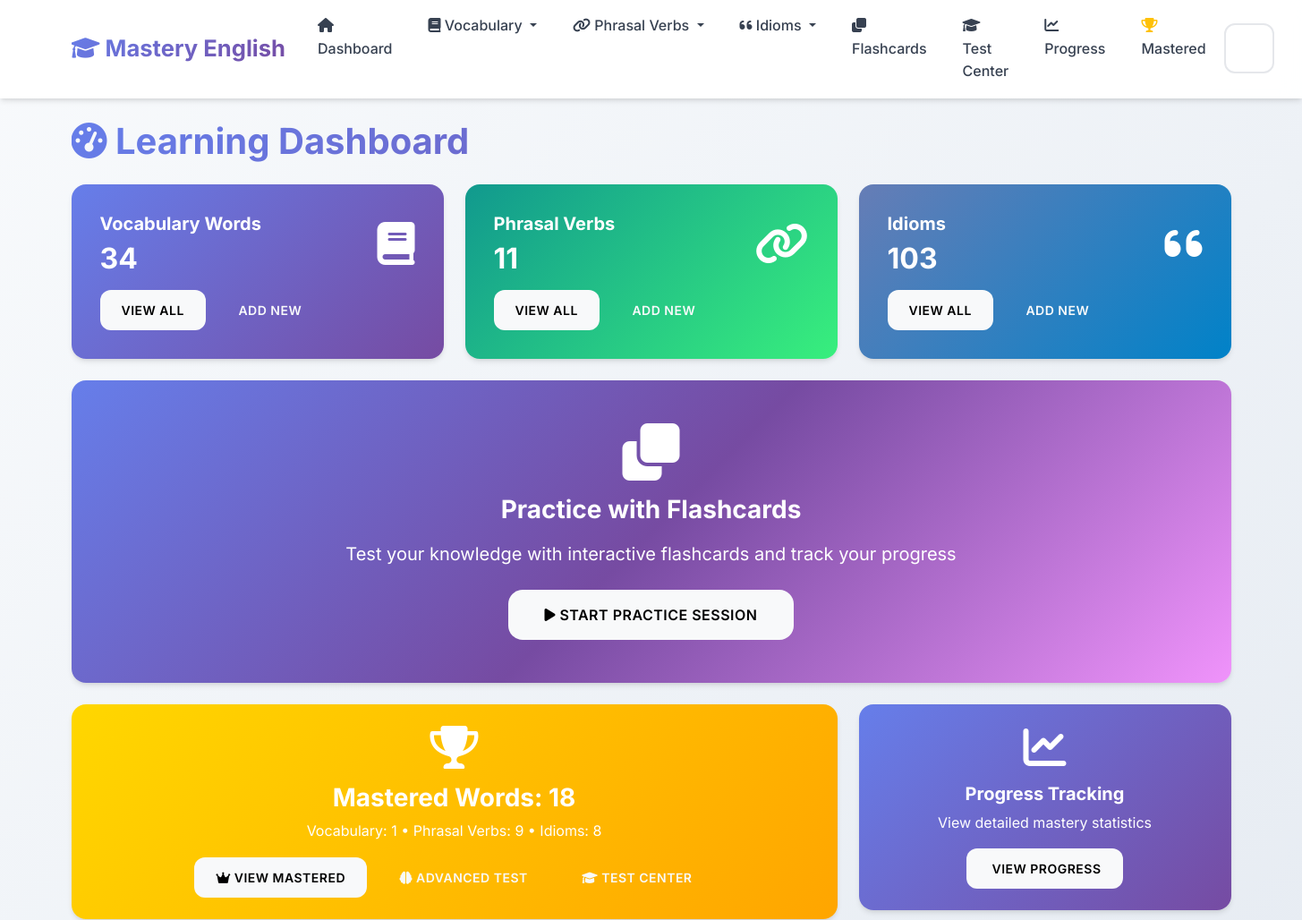
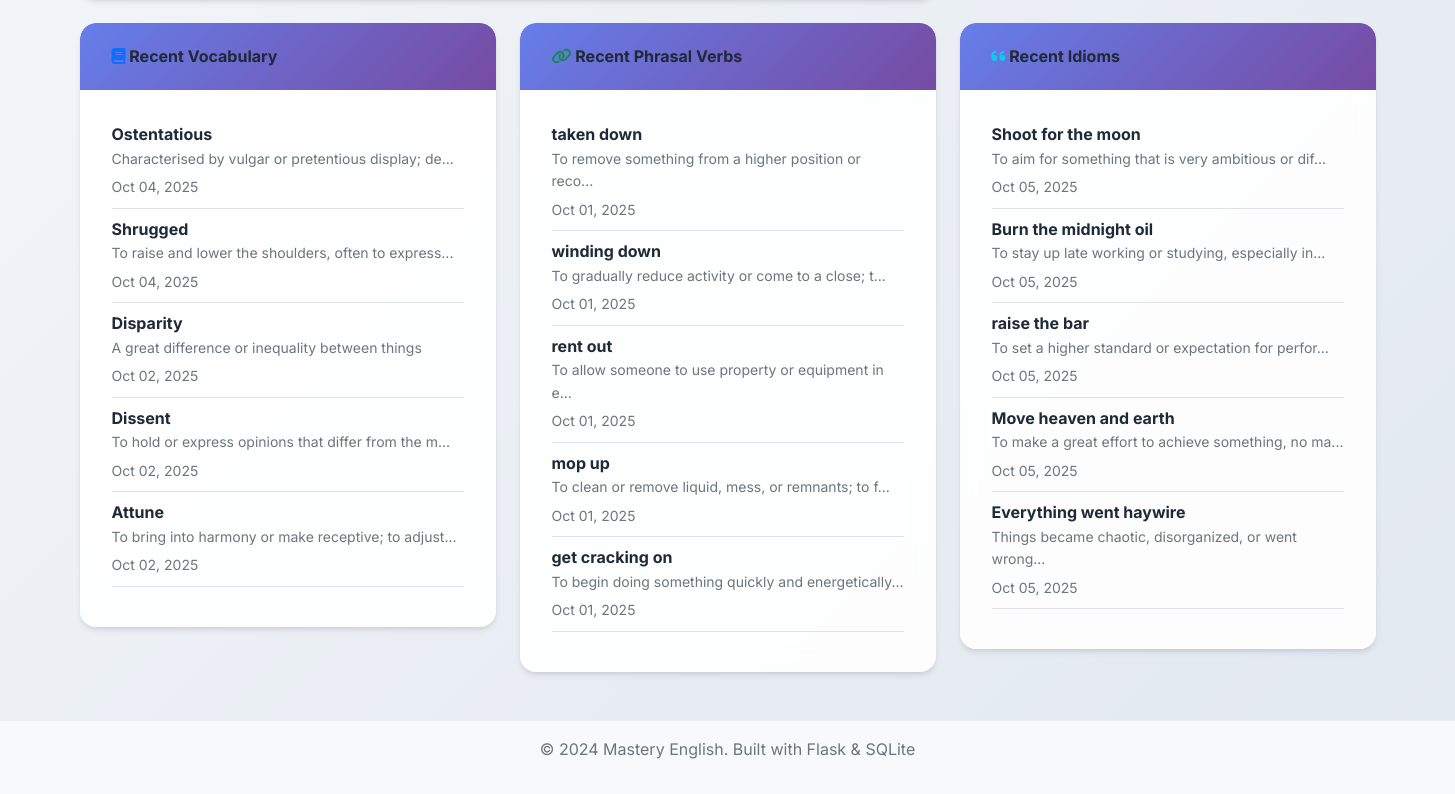
Before: / with the older database file (2 pictures, top to bottom).
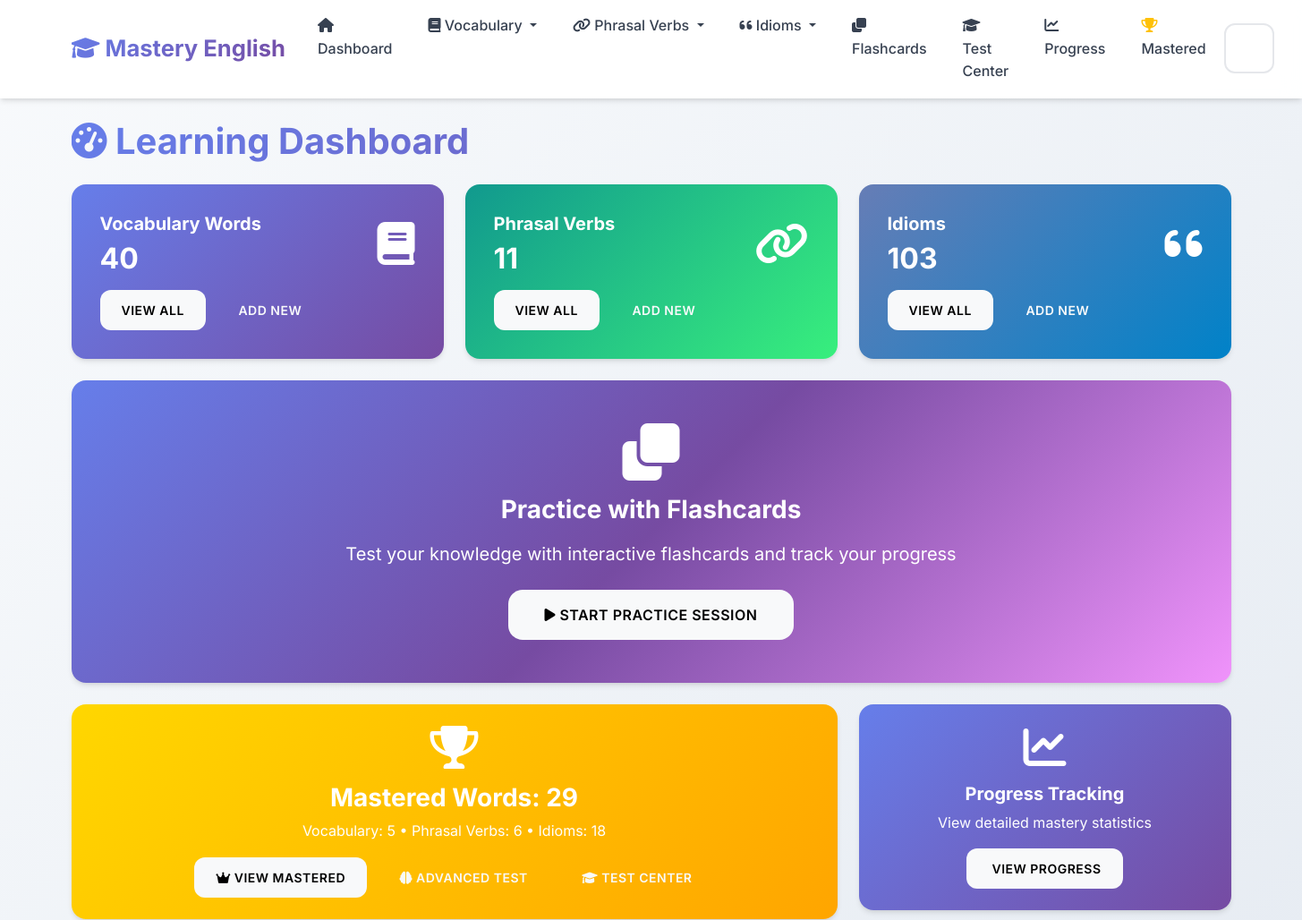
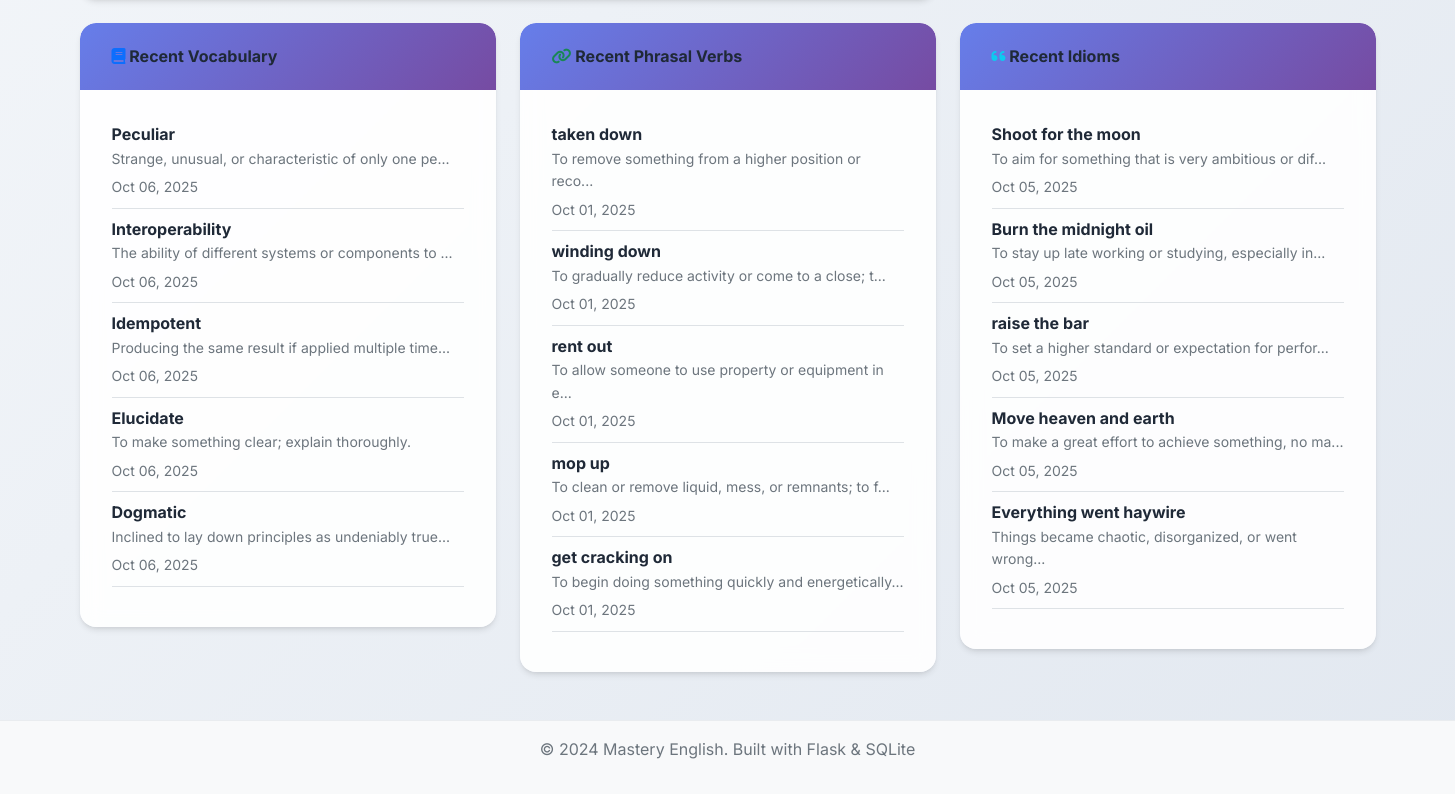
After: the same page with the newer database file (2 pictures, top to bottom).
### app.py (models this page shows, shortened)
class VocabularyWord(db.Model):
    __tablename__ = 'vocabulary_words'
    id = db.Column(db.Integer, primary_key=True)
    word = db.Column(db.String(100), nullable=False)
    definition = db.Column(db.Text, nullable=False)
    example_sentence = db.Column(db.Text)
    pronunciation = db.Column(db.String(100))
    part_of_speech = db.Column(db.String(50))
    difficulty_level = db.Column(db.String(20), default='medium')
    date_added = db.Column(db.DateTime, default=datetime.utcnow)
    times_practiced = db.Column(db.Integer, default=0)
    last_practiced = db.Column(db.DateTime)
    mastery_level = db.Column(db.Integer, default=0)

class PhrasalVerb(db.Model):
    __tablename__ = 'phrasal_verbs'
    id = db.Column(db.Integer, primary_key=True)
    phrasal_verb = db.Column(db.String(100), nullable=False)
    meaning = db.Column(db.Text, nullable=False)
    example_sentence = db.Column(db.Text)
    separable = db.Column(db.Boolean, default=False)
    difficulty_level = db.Column(db.String(20), default='medium')
    date_added = db.Column(db.DateTime, default=datetime.utcnow)
    times_practiced = db.Column(db.Integer, default=0)
    last_practiced = db.Column(db.DateTime)
    mastery_level = db.Column(db.Integer, default=0)

class Idiom(db.Model):
    __tablename__ = 'idioms'
    id = db.Column(db.Integer, primary_key=True)
    idiom = db.Column(db.String(200), nullable=False)
    meaning = db.Column(db.Text, nullable=False)
    example_sentence = db.Column(db.Text)
    origin = db.Column(db.Text)
    difficulty_level = db.Column(db.String(20), default='medium')
    date_added = db.Column(db.DateTime, default=datetime.utcnow)
    times_practiced = db.Column(db.Integer, default=0)
    last_practiced = db.Column(db.DateTime)
    mastery_level = db.Column(db.Integer, default=0)

### app.py (the view)
@app.route('/')
def index():
    vocab_count = VocabularyWord.query.count()
    phrasal_count = PhrasalVerb.query.count()
    idiom_count = Idiom.query.count()
    mastered_vocab = VocabularyWord.query.filter(VocabularyWord.mastery_level == 5).count()
    mastered_phrasal = PhrasalVerb.query.filter(PhrasalVerb.mastery_level == 5).count()
    mastered_idioms = Idiom.query.filter(Idiom.mastery_level == 5).count()
    total_mastered = mastered_vocab + mastered_phrasal + mastered_idioms
    recent_vocab = VocabularyWord.query.order_by(VocabularyWord.date_added.desc()).limit(5).all()
    recent_phrasal = PhrasalVerb.query.order_by(PhrasalVerb.date_added.desc()).limit(5).all()
    recent_idioms = Idiom.query.order_by(Idiom.date_added.desc()).limit(5).all()
    return render_template('index.html',
                         vocab_count=vocab_count,
                         phrasal_count=phrasal_count,
                         idiom_count=idiom_count,
                         mastered_vocab=mastered_vocab,
                         mastered_phrasal=mastered_phrasal,
                         mastered_idioms=mastered_idioms,
                         total_mastered=total_mastered,
                         recent_vocab=recent_vocab,
                         recent_phrasal=recent_phrasal,
                         recent_idioms=recent_idioms)

### templates/index.html (shortened to what the changed rows need)
{% extends "base.html" %}
{% block content %}
<div class="row">
    <div class="col-12">
        <h1 class="mb-4">
            <i class="fas fa-tachometer-alt"></i> Learning Dashboard
        </h1>
    </div>
</div>
<div class="row mb-4">
    <div class="col-md-4">
        <div class="card dashboard-card text-white" style="background: var(--gradient-primary);">
            <div class="card-body">
                <div class="d-flex justify-content-between">
                    <div>
                        <h5 class="card-title text-white">Vocabulary Words</h5>
                        <h2 class="mb-0 text-white">{{ vocab_count }}</h2>
                    </div>
                </div>
            </div>
        </div>
    </div>
    <div class="col-md-4">
        <div class="card dashboard-card text-white" style="background: var(--gradient-success);">
            <div class="card-body">
                <div class="d-flex justify-content-between">
                    <div>
                        <h2 class="mb-0 text-white">{{ phrasal_count }}</h2>
                    </div>
                </div>
            </div>
        </div>
    </div>
    <div class="col-md-4">
        <div class="card dashboard-card text-white" style="background: var(--gradient-info);">
            <div class="card-body">
                <div class="d-flex justify-content-between">
                    <div>
                        <h2 class="mb-0 text-white">{{ idiom_count }}</h2>
                    </div>
                </div>
            </div>
        </div>
    </div>
</div>
<div class="row mb-4">
    <div class="col-md-8">
        <div class="card dashboard-card" style="background: linear-gradient(135deg, #ffd700 0%, #ffa500 100%); color: white;">
            <div class="card-body text-center py-4">
                <div class="floating-element">
                    <i class="fas fa-trophy fa-3x mb-3"></i>
                </div>
                <h3 class="card-title text-white mb-2">
                    Mastered Words: {{ total_mastered }}
                </h3>
                <p class="card-text text-white mb-3">
                    {% if total_mastered > 0 %}
                    Vocabulary: {{ mastered_vocab }} • Phrasal Verbs: {{ mastered_phrasal }} • Idioms: {{ mastered_idioms }}
                    {% else %}
                    Keep practicing to master your first words!
                    {% endif %}
                </p>
                <div>
                    <a href="{{ url_for('mastered_words') }}" class="btn btn-light me-2">
                    </a>
                    {% if total_mastered > 0 %}
                    <a href="{{ url_for('test') }}?type=mastery" class="btn btn-outline-light me-2">
                    </a>
                    {% endif %}
                    <a href="{{ url_for('test') }}" class="btn btn-outline-light">
                    </a>
                </div>
            </div>
        </div>
    </div>
</div>
<div class="row">
    <div class="col-md-4">
        <div class="card">
            <div class="card-body">
                {% if recent_vocab %}
                    {% for word in recent_vocab %}
                        <div class="border-bottom pb-2 mb-2">
                            <strong>{{ word.word }}</strong>
                            <p class="mb-1 text-muted small">{{ word.definition[:50] }}{% if word.definition|length > 50 %}...{% endif %}</p>
                            <small class="text-muted">{{ word.date_added.strftime('%b %d, %Y') }}</small>
                        </div>
                    {% endfor %}
                {% else %}
                    <p class="text-muted">No vocabulary words yet.</p>
                {% endif %}
            </div>
        </div>
    </div>
    <div class="col-md-4">
        <div class="card">
            <div class="card-body">
                {% if recent_phrasal %}
                    {% for phrasal in recent_phrasal %}
                        <div class="border-bottom pb-2 mb-2">
                            <strong>{{ phrasal.phrasal_verb }}</strong>
                            <p class="mb-1 text-muted small">{{ phrasal.meaning[:50] }}{% if phrasal.meaning|length > 50 %}...{% endif %}</p>
                            <small class="text-muted">{{ phrasal.date_added.strftime('%b %d, %Y') }}</small>
                        </div>
                    {% endfor %}
                {% else %}
                    <p class="text-muted">No phrasal verbs yet.</p>
                {% endif %}
            </div>
        </div>
    </div>
    <div class="col-md-4">
        <div class="card">
            <div class="card-body">
                {% if recent_idioms %}
                    {% for idiom in recent_idioms %}
                        <div class="border-bottom pb-2 mb-2">
                            <strong>{{ idiom.idiom }}</strong>
                            <p class="mb-1 text-muted small">{{ idiom.meaning[:50] }}{% if idiom.meaning|length > 50 %}...{% endif %}</p>
                            <small class="text-muted">{{ idiom.date_added.strftime('%b %d, %Y') }}</small>
                        </div>
                    {% endfor %}
                {% else %}
                    <p class="text-muted">No idioms yet.</p>
                {% endif %}
            </div>
        </div>
    </div>
</div>
{% endblock %}

Changed rows visible on the page:
no longer on this page (row edited): VocabularyWord: word "Ostentatious", definition "Characterised by vulgar or pretentious display; de", date_added "Oct 04, 2025"
no longer on this page (row edited): VocabularyWord: word "Shrugged", definition "To raise and lower the shoulders, often to express", date_added "Oct 04, 2025"
no longer on this page (row edited): VocabularyWord: word "Disparity", definition "A great difference or inequality between things", date_added "Oct 02, 2025"
no longer on this page (row edited): VocabularyWord: word "Dissent", definition "To hold or express opinions that differ from the m", date_added "Oct 02, 2025"
no longer on this page (row edited): VocabularyWord: word "Attune", definition "To bring into harmony or make receptive; to adjust", date_added "Oct 02, 2025"
added VocabularyWord: word "Peculiar", definition "Strange, unusual, or characteristic of only one pe", date_added "Oct 06, 2025"
added VocabularyWord: word "Interoperability", definition "The ability of different systems or components to", date_added "Oct 06, 2025"
added VocabularyWord: word "Idempotent", definition "Producing the same result if applied multiple time", date_added "Oct 06, 2025"
added VocabularyWord: word "Elucidate", definition "To make something clear; explain thoroughly.", date_added "Oct 06, 2025"
added VocabularyWord: word "Dogmatic", definition "Inclined to lay down principles as undeniably true", date_added "Oct 06, 2025"
Other visible differences:
{{ vocab_count }}: "34" → "40"
{{ total_mastered }}: "18" → "29"
{{ mastered_vocab }}: "1" → "5"
{{ mastered_phrasal }}: "9" → "6"
{{ mastered_idioms }}: "8" → "18"
